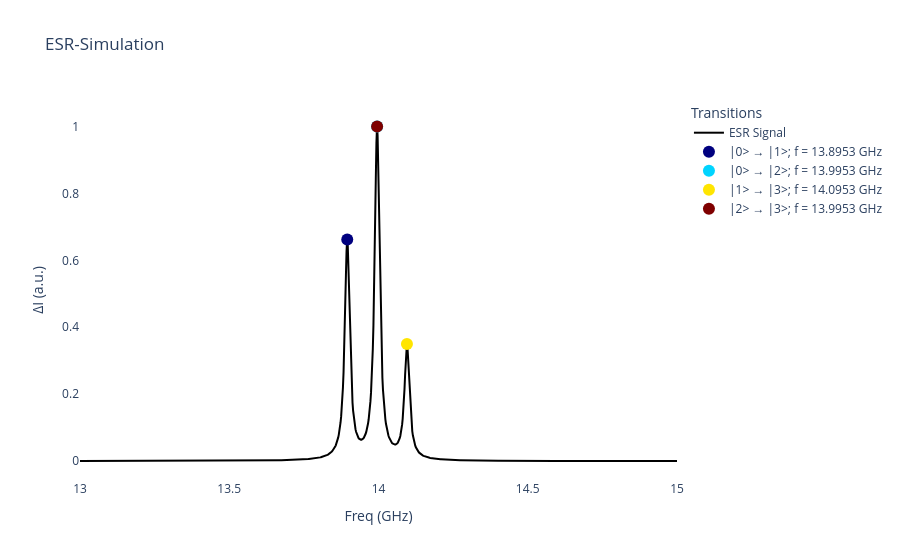
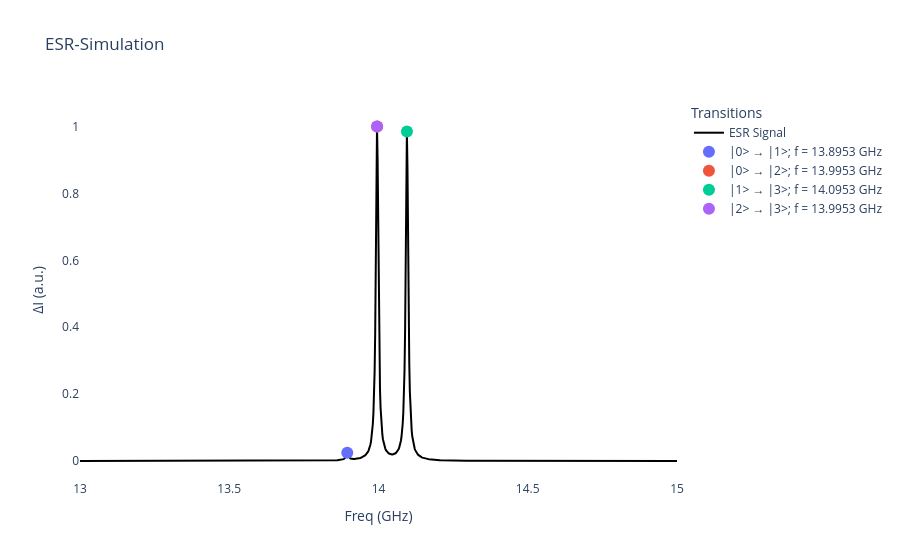

Here is the notebook cell these charts were saved with, in order:
### Markdown cell above
## ESR Freq Sweeps

### Code cell
# Compare the two ESR Simulatiions
f_array = np.linspace(13, 15, 1000)

ESR.plot_FreqSweep(spinsys, freq_array=f_array, norm=True, AllowPumping=True);
ESR.plot_FreqSweep_ESRrate(spinsys, freq_array=f_array, norm=True);

### Figure 1 — Plotly figure (JSON) as saved in the notebook; plotly's stock layout.template omitted (floating-point values rounded to 4 significant figures; data arrays with more than 128 entries replaced by an {"elided": "..."} marker saying what was removed)
{"data": [{"line": {"color": "black", "width": 2}, "mode": "lines", "name": "ESR Signal", "type": "scatter", "x": {"elided": "1000 float values"}, "y": {"elided": "1000 float values"}}, {"marker": {"color": "rgb(0,0,127)", "size": 12}, "mode": "markers", "name": "|0> → |1>; f = 13.8953 GHz", "type": "scatter", "x": [13.9], "y": [0.6621]}, {"marker": {"color": "rgb(0,212,255)", "size": 12}, "mode": "markers", "name": "|0> → |2>; f = 13.9953 GHz", "type": "scatter", "x": [14.0], "y": [1]}, {"marker": {"color": "rgb(255,229,0)", "size": 12}, "mode": "markers", "name": "|1> → |3>; f = 14.0953 GHz", "type": "scatter", "x": [14.1], "y": [0.3496]}, {"marker": {"color": "rgb(127,0,0)", "size": 12}, "mode": "markers", "name": "|2> → |3>; f = 13.9953 GHz", "type": "scatter", "x": [14.0], "y": [1]}], "layout": {"legend": {"title": {"text": "Transitions"}}, "paper_bgcolor": "white", "plot_bgcolor": "white", "showlegend": true, "title": {"text": "ESR-Simulation"}, "xaxis": {"range": [13, 15], "title": {"text": "Freq (GHz)"}}, "yaxis": {"title": {"text": "ΔI (a.u.)"}}}}

### Figure 2 — Plotly figure (JSON) as saved in the notebook; plotly's stock layout.template omitted (floating-point values rounded to 4 significant figures; data arrays with more than 128 entries replaced by an {"elided": "..."} marker saying what was removed)
{"data": [{"line": {"color": "black", "width": 2}, "mode": "lines", "name": "ESR Signal", "type": "scatter", "x": {"elided": "1000 float values"}, "y": {"elided": "1000 float values"}}, {"marker": {"color": "#636EFA", "size": 12}, "mode": "markers", "name": "|0> → |1>; f = 13.8953 GHz", "type": "scatter", "x": [13.9], "y": [0.02458]}, {"marker": {"color": "#EF553B", "size": 12}, "mode": "markers", "name": "|0> → |2>; f = 13.9953 GHz", "type": "scatter", "x": [14.0], "y": [1]}, {"marker": {"color": "#00CC96", "size": 12}, "mode": "markers", "name": "|1> → |3>; f = 14.0953 GHz", "type": "scatter", "x": [14.1], "y": [0.9852]}, {"marker": {"color": "#AB63FA", "size": 12}, "mode": "markers", "name": "|2> → |3>; f = 13.9953 GHz", "type": "scatter", "x": [14.0], "y": [1]}], "layout": {"legend": {"title": {"text": "Transitions"}}, "paper_bgcolor": "white", "plot_bgcolor": "white", "showlegend": true, "title": {"text": "ESR-Simulation"}, "xaxis": {"range": [13, 15], "title": {"text": "Freq (GHz)"}}, "yaxis": {"title": {"text": "ΔI (a.u.)"}}}}
